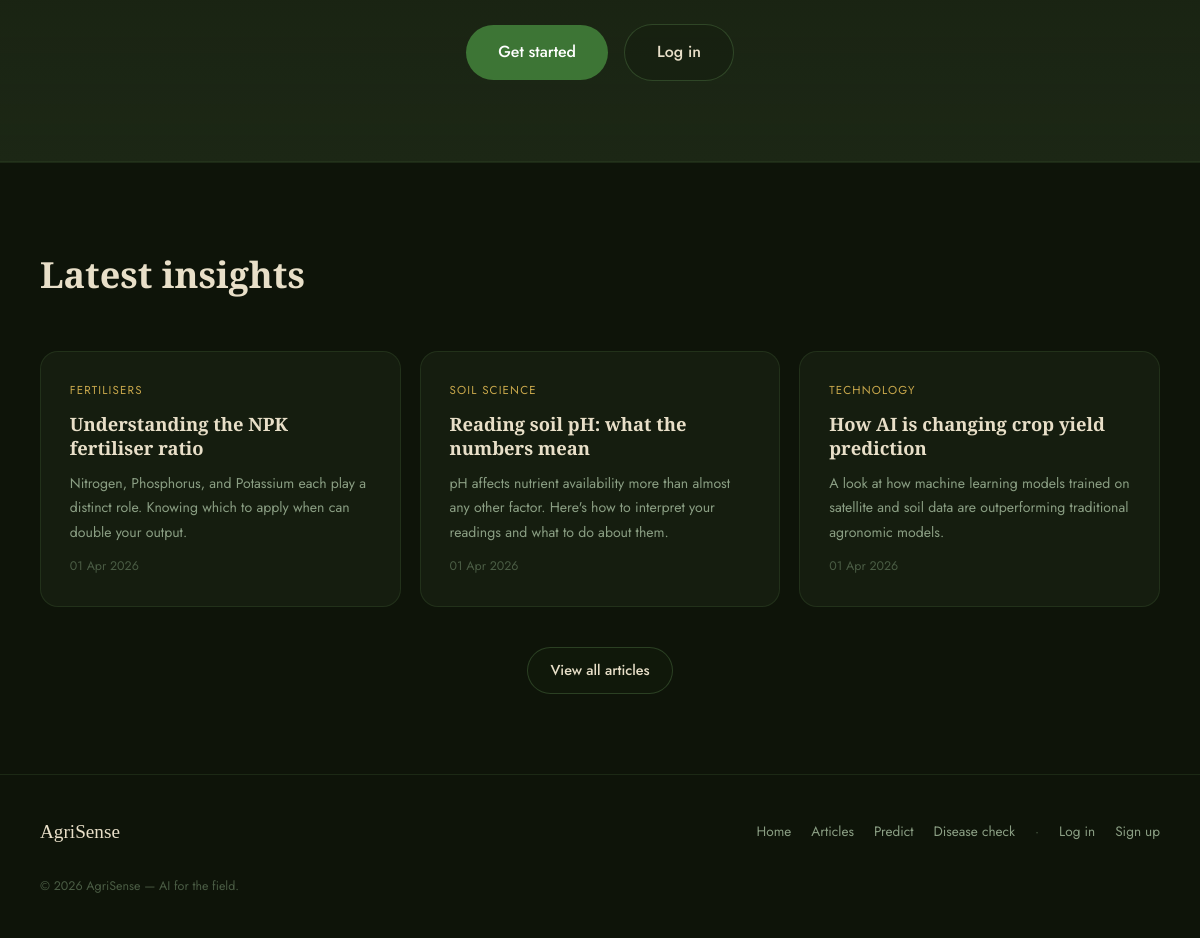
Before: / (lower part) with the older database file.
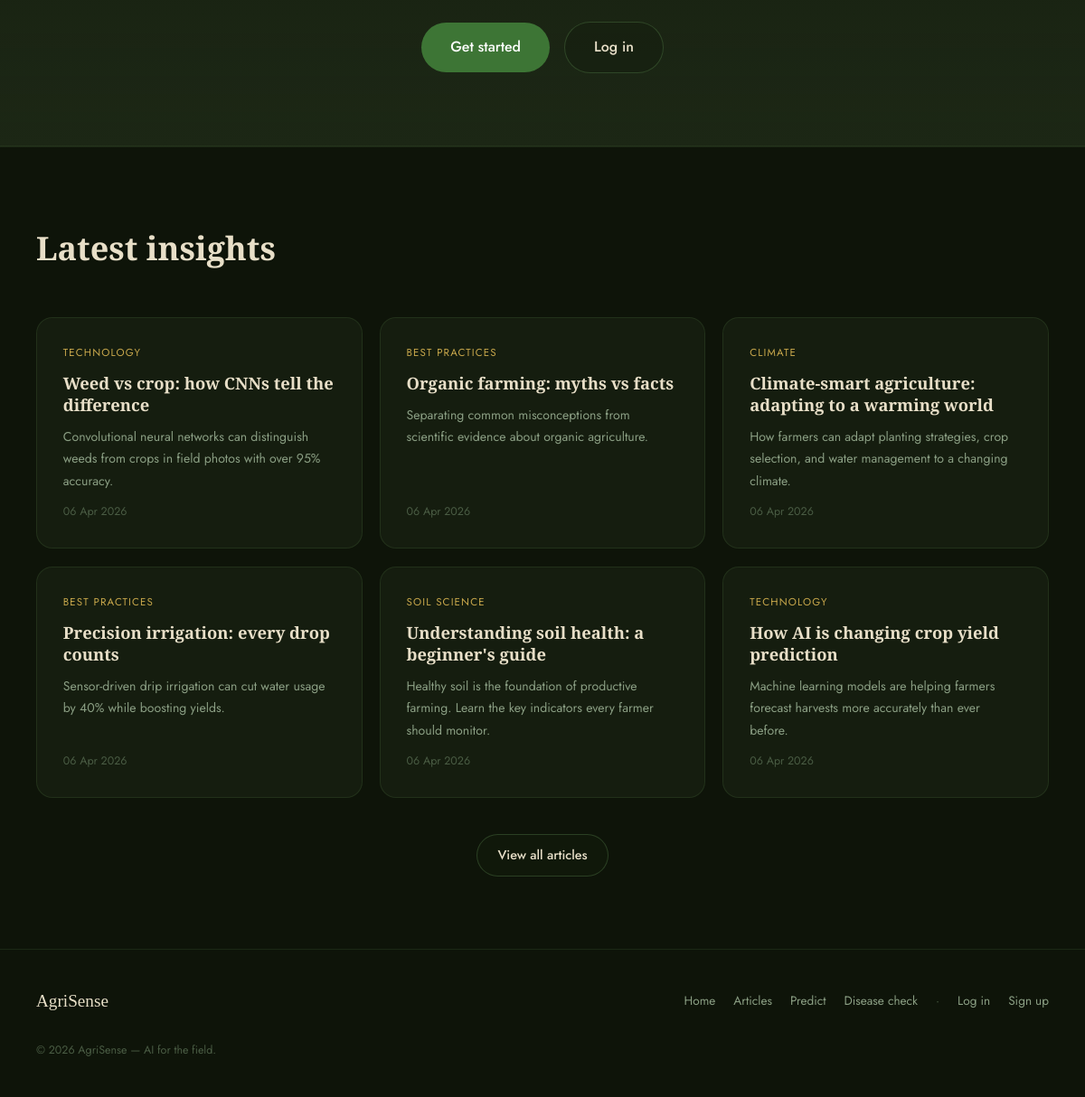
After: the same page with the newer database file.
### models.py (models this page shows, shortened)
class BlogPost(db.Model):
    __tablename__ = "blog_posts"
    id         = db.Column(db.Integer, primary_key=True)
    title      = db.Column(db.String(200), nullable=False)
    slug       = db.Column(db.String(200), unique=True, nullable=False)  # URL-friendly title
    summary    = db.Column(db.Text, nullable=False)   # shown on listing page
    body       = db.Column(db.Text, nullable=False)   # full HTML content
    tag        = db.Column(db.String(60))
    created_at = db.Column(db.DateTime, default=datetime.utcnow)

### routes/pages.py (the view)
@pages_bp.route("/")
def home():
    if current_user.is_authenticated:
        return redirect(url_for("dashboard.index"))
    posts = BlogPost.query.order_by(BlogPost.created_at.desc()).limit(6).all()
    return render_template("home.html", posts=posts)

### templates/home.html (shortened to what this page needs)
{% extends "base.html" %}
{% block content %}
<section class="cta-strip cta-strip--accent" aria-labelledby="cta-heading">
  <div class="cta-strip__inner">
    <div class="cta-strip__actions">
      <a href="{{ url_for('auth.register') }}" class="btn btn--primary btn--lg">Get started</a>
      <a href="{{ url_for('auth.login') }}" class="btn btn--outline btn--lg">Log in</a>
    </div>
  </div>
</section>
{% if posts %}
<section class="recent-posts-section" aria-labelledby="articles-heading">
  <header class="section-header">
    <h2 id="articles-heading">Latest insights</h2>
  </header>
  <div class="posts-grid">
    {% for post in posts %}
      <a href="{{ url_for('blog.article', slug=post.slug) }}" class="post-card">
        <span class="post-tag">{{ post.tag or 'General' }}</span>
        <h3>{{ post.title }}</h3>
        <p>{{ post.summary }}</p>
        <span class="post-date">{{ post.created_at.strftime("%d %b %Y") }}</span>
      </a>
    {% endfor %}
  </div>
  <div class="section-cta">
    <a href="{{ url_for('blog.index') }}" class="btn btn--outline">View all articles</a>
  </div>
</section>
{% endif %}
{% endblock %}

Changed rows visible on the page:
removed BlogPost: tag "FERTILISERS", title "Understanding the NPK fertiliser ratio", summary "Nitrogen, Phosphorus, and Potassium each play a distinct role. Knowing which to apply when can double your output.", created_at "01 Apr 2026"
added BlogPost: tag "TECHNOLOGY", title "Weed vs crop: how CNNs tell the difference", summary "Convolutional neural networks can distinguish weeds from crops in field photos with over 95% accuracy.", created_at "06 Apr 2026"
added BlogPost: tag "BEST PRACTICES", title "Organic farming: myths vs facts", summary "Separating common misconceptions from scientific evidence about organic agriculture.", created_at "06 Apr 2026"
added BlogPost: tag "CLIMATE", title "Climate-smart agriculture: adapting to a warming world", summary "How farmers can adapt planting strategies, crop selection, and water management to a changing climate.", created_at "06 Apr 2026"
added BlogPost: tag "BEST PRACTICES", title "Precision irrigation: every drop counts", summary "Sensor-driven drip irrigation can cut water usage by 40% while boosting yields.", created_at "06 Apr 2026"
changed BlogPost "SOIL SCIENCE": title "Reading soil pH: what the numbers mean" → "Understanding soil health: a beginner's guide"; summary "pH affects nutrient availability more than almost any other factor. Here's how to interpret your readings and what to do about them." → "Healthy soil is the foundation of productive farming. Learn the key indicators every farmer should monitor."; created_at "01 Apr 2026" → "06 Apr 2026"
changed BlogPost "How AI is changing crop yield prediction": summary "A look at how machine learning models trained on satellite and soil data are outperforming traditional agronomic models." → "Machine learning models are helping farmers forecast harvests more accurately than ever before."; created_at "01 Apr 2026" → "06 Apr 2026"
